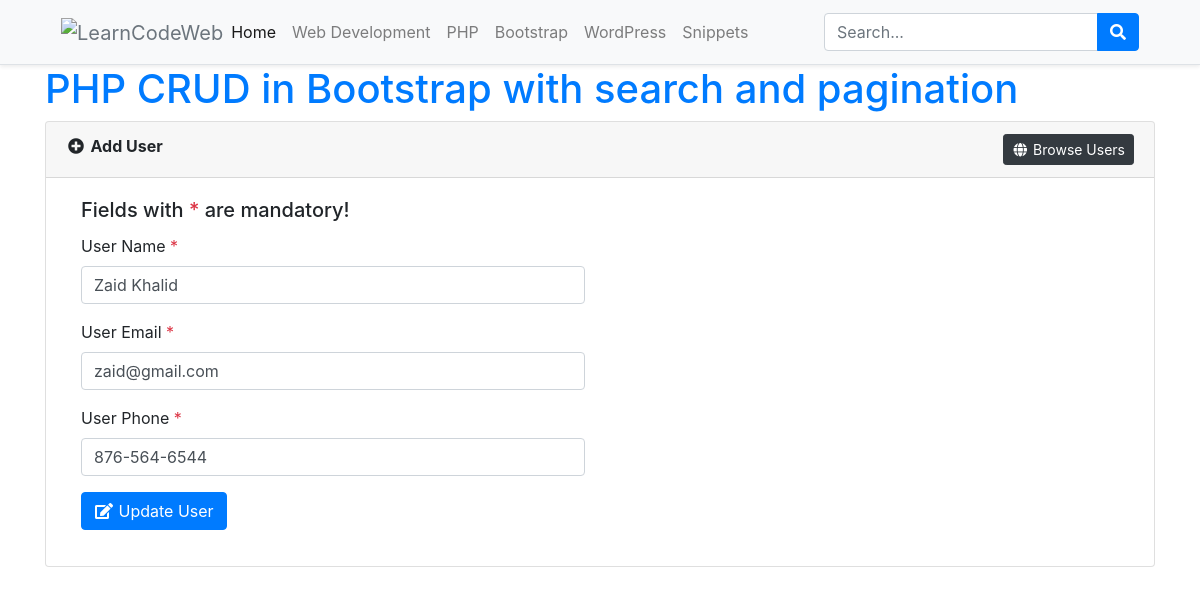
/edit-users.php?editId=1, run on an earlier commit of the app's database.
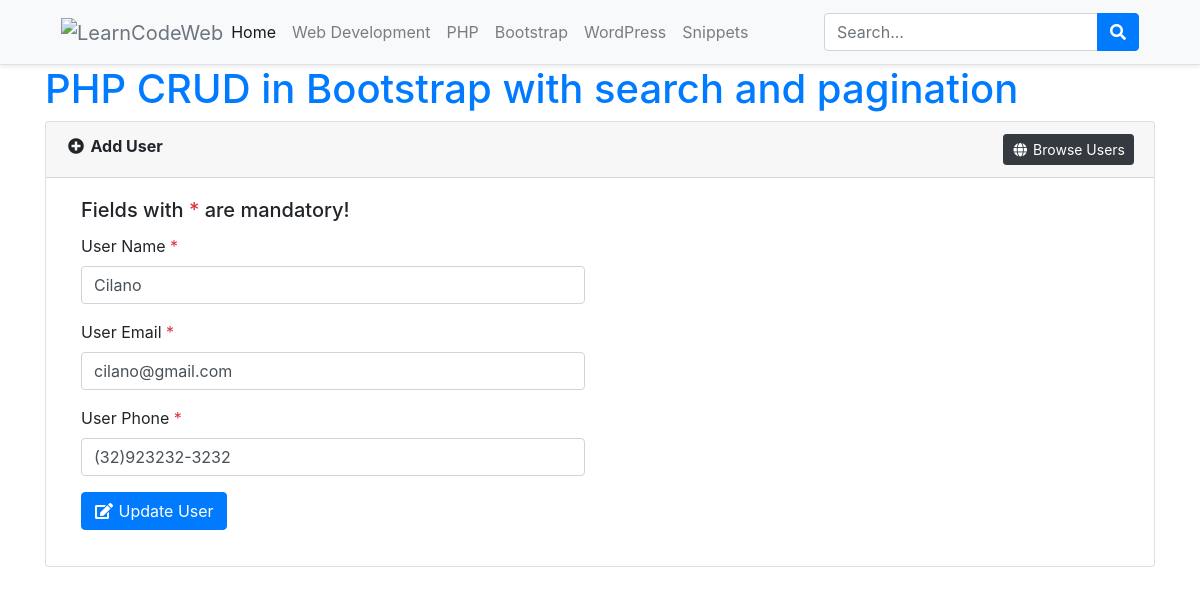
And on a later commit of the database.
### tables this page shows
CREATE TABLE `users` (
  `id` int(11) NOT NULL,
  `username` varchar(64) NOT NULL,
  `useremail` varchar(128) NOT NULL,
  `userphone` varchar(24) NOT NULL,
  `dt` timestamp NOT NULL DEFAULT CURRENT_TIMESTAMP
);

### include/Database.php (called while the page is built, shortened)
<?php
class Database{
    protected $pdo;
    public function __construct(\PDO $pdo)
    {
        $this->pdo = $pdo;
        $this->pdo->setAttribute(\PDO::ATTR_ERRMODE, \PDO::ERRMODE_EXCEPTION);
    }
    public function getAllRecords($tableName, $fields='*', $cond='', $orderBy='', $limit='')
    {
        $stmt = $this->pdo->prepare("SELECT $fields FROM $tableName WHERE 1 ".$cond." ".$orderBy." ".$limit);
        $stmt->execute();
        $rows = $stmt->fetchAll(PDO::FETCH_ASSOC);
        return $rows;
    }
}
?>

### config.php (called while the page is built, shortened)
<?php
include_once('include/Database.php');
$dsn	= 	"mysql:dbname=".SS_DB_NAME.";host=".SS_DB_HOST."";
$pdo	=	"";
try {
	$pdo = new PDO($dsn, SS_DB_USER, SS_DB_PASSWORD);
}catch (PDOException $e) {
	echo "Connection failed: " . $e->getMessage();
}
$db 	=	new Database($pdo);
?>

### edit-users.php (the view, shortened to what the changed rows need)
<?php include_once('config.php');
if(isset($_REQUEST['editId']) and $_REQUEST['editId']!=""){
	$row	=	$db->getAllRecords('users','*',' AND id="'.$_REQUEST['editId'].'"');
}
?>
<!doctype html>
<html>
<head>
    <link rel="stylesheet" href="https://stackpath.bootstrapcdn.com/bootstrap/4.2.1/css/bootstrap.min.css">
    <link rel="stylesheet" href="https://use.fontawesome.com/releases/v5.6.3/css/all.css">
</head>
<body>
   	<div class="container">
		<h1><a href="https://learncodeweb.com/php/php-crud-in-bootstrap-4-with-search-functionality/">PHP CRUD in Bootstrap with search and pagination</a></h1>
		<div class="card">
			<div class="card-body">
				<div class="col-sm-6">
					<form method="post">
						<div class="form-group">
							<label>User Name <span class="text-danger">*</span></label>
							<input type="text" name="username" id="username" class="form-control" value="<?php echo $row[0]['username']; ?>" placeholder="Enter user name" required>
						</div>
						<div class="form-group">
							<label>User Email <span class="text-danger">*</span></label>
							<input type="email" name="useremail" id="useremail" class="form-control" value="<?php echo $row[0]['useremail']; ?>" placeholder="Enter user email" required>
						</div>
						<div class="form-group">
							<label>User Phone <span class="text-danger">*</span></label>
							<input type="tel" name="userphone" id="userphone" maxlength="12" class="form-control" value="<?php echo $row[0]['userphone']; ?>" placeholder="Enter user phone" required>
						</div>
					</form>
				</div>
			</div>
		</div>
	</div>
</body>
</html>

What changed in the data, as far as the page shows it:
changed users: username "Zaid Khalid" → "Cilano"; useremail "zaid@gmail.com" → "cilano@gmail.com"; userphone "876-564-6544" → "(32)923232-3232"
